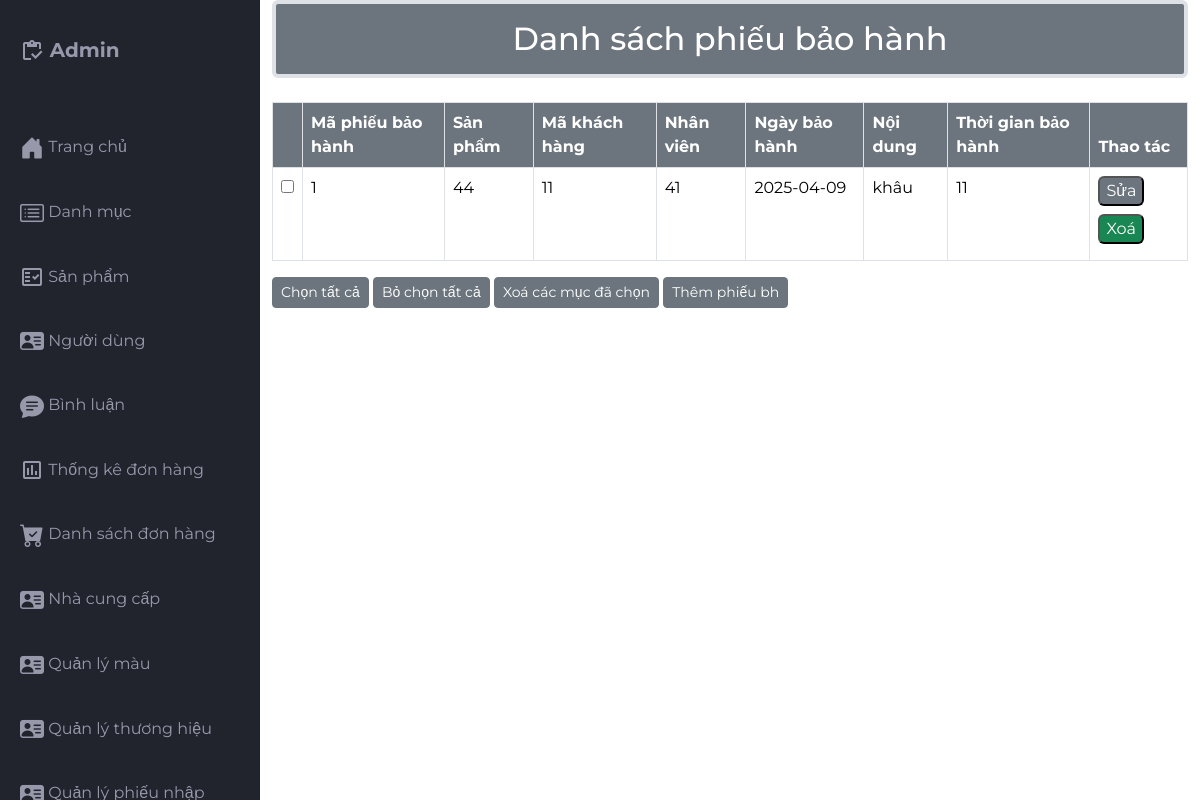
The page /src/Admin/indexadmin.php?act=bh (signed in) on the database its author committed.
### tables this page shows
CREATE TABLE `phieu_bao_hanh` (
  `id` int(11) NOT NULL,
  `pro_id` int(11) DEFAULT NULL,
  `kh_id` int(11) DEFAULT NULL,
  `nhan_vien_id` int(11) DEFAULT NULL,
  `ngay_bao_hanh` date DEFAULT NULL,
  `noi_dung` text DEFAULT NULL,
  `thoi_gian_bao_hanh` int(11) DEFAULT NULL
);

### src/app/model/connectdb.php (called while the page is built, shortened)
<?php
function get_connect()
{
    try {
        $conn = new PDO("mysql:host=localhost;dbname=da1;charset=utf8", "root", "");
        $conn->setAttribute(PDO::ATTR_ERRMODE, PDO::ERRMODE_EXCEPTION);
        return $conn;
    } catch (Exception $e) {
        echo 'Kết nối thất bại: ' . $e->getMessage();
        return null;
    }
}
function pdo_queryall($sql)
{
    $thamso = array_slice(func_get_args(), 1);
    $conn = get_connect();
    try {
        $exe = $conn->prepare($sql);
        $exe->execute($thamso);
        return $exe->fetchAll(PDO::FETCH_ASSOC);
    } catch (Exception $e) {
        echo 'Thao tác thất bại: ' . $e->getMessage();
    } finally {
        unset($conn);
    }
}

### src/app/model/bh.php (called while the page is built, shortened)
<?php
function getall(){
    $sql = "SELECT
                id,
                pro_id,
                kh_id,
                nhan_vien_id,
                ngay_bao_hanh,
                noi_dung,
                thoi_gian_bao_hanh
            FROM phieu_bao_hanh";
    $result = pdo_queryall($sql);
    return $result;
}
?>

### src/Admin/phieubh/bh.php (the view)
<div class="container">
    <h2 class="border border-4 mb-4 text-bg-secondary p-3 text-center rounded">Danh sách phiếu bảo hành</h2>
    <div class="table-responsive">
        <table class="table table-bordered">
            <thead>
                <tr>
                    <Th class="text-bg-secondary"></Th>
                    <th class="text-bg-secondary">Mã phiếu bảo hành</th>
                    <th class="text-bg-secondary">Sản phẩm</th>
                    <th class="text-bg-secondary">Mã khách hàng</th>
                    <Th class="text-bg-secondary">Nhân viên</Th>
                    <Th class="text-bg-secondary">Ngày bảo hành</Th>
                    <Th class="text-bg-secondary">Nội dung</Th>
                    <Th class="text-bg-secondary">Thời gian bảo hành</Th>
                    <Th class="text-bg-secondary">Thao tác</Th>
                </tr>
            </thead>
            <tbody>
            <?php foreach ($listbh as $itembh) {
                              extract($itembh);
?>
<tr>
    <td><input type="checkbox" name="checkbox[]" value="<?= $id ?>"></td>
    <td><?= $id ?></td>
    <td><?= $pro_id ?></td>
    <td><?= $kh_id ?></td>
    <td><?= $nhan_vien_id ?></td>
    <td><?= $ngay_bao_hanh ?></td>
    <td><?= $noi_dung ?></td>
    <td><?= $thoi_gian_bao_hanh ?></td>
    <td>
        <a href="indexadmin.php?act=suadonhang&order_id=<?= $id ?>" class="mb-2">
            <input class="mb-2 text-bg-secondary rounded" type="button" value="Sửa">
        </a>
        <a href="indexadmin.php?act=xoabh&id=<?= $id ?>">
            <input class="mb-2 text-bg-success rounded" onclick="return confirm('Bạn có chắc muốn xoá ?')" type="button" value="Xoá">
        </a>
    </td>
</tr>
<?php  } ?>
            </tbody>
        </table>
    </div>
    <div class="">
        <button type="button" class="btn btn-secondary btn-sm ">Chọn tất cả</button>
        <button type="button" class="btn btn-secondary btn-sm">Bỏ chọn tất cả</button>
        <button type="button" class="btn btn-secondary btn-sm">Xoá các mục đã chọn</button>
        <a href="indexadmin.php?act=addbh1">
            <button type="button" class="btn btn-secondary btn-sm">Thêm phiếu bh</button>
        </a>
    </div>
</div>

### src/Admin/css/styles.css (style rules this page uses)
body { margin: 0; padding: 0; box-sizing: border-box; background-color: #e6e8ed; color: #666666; font-family: "Montserrat", sans-serif; }

### rows shown on the page
phieu_bao_hanh: id "1", pro "44", kh "11", nhan_vien "41", ngay_bao_hanh "2025-04-09", noi_dung "khâu", thoi_gian_bao_hanh "11"
